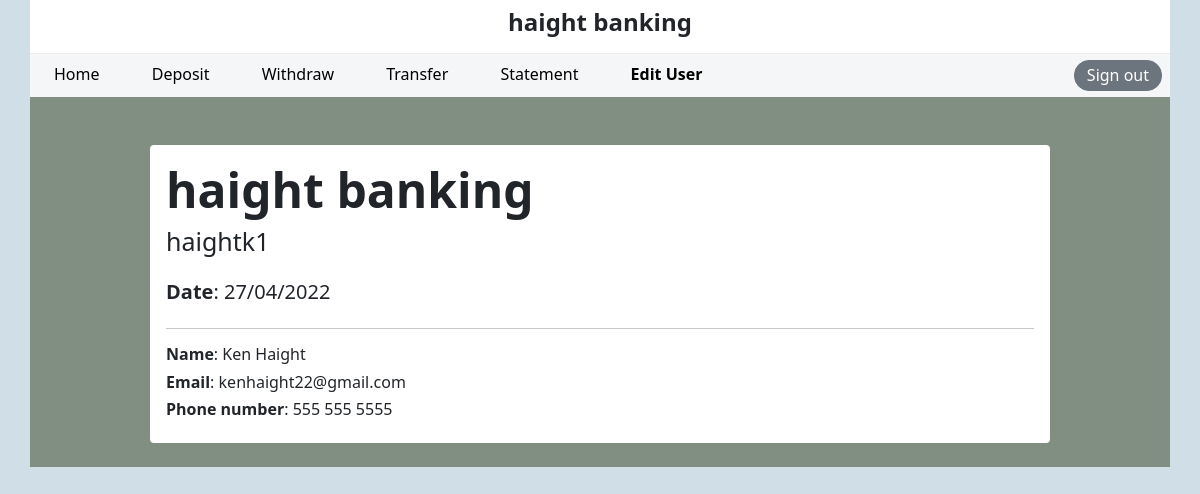
Page /edit.php (signed in) on the committed database.
### tables this page shows
CREATE TABLE `users` (
  `user_id` int(11) NOT NULL,
  `first_name` varchar(20) NOT NULL,
  `last_name` varchar(20) DEFAULT NULL,
  `email_address` varchar(255) NOT NULL,
  `phone_number` varchar(15) NOT NULL,
  `username` varchar(30) NOT NULL,
  `password` varchar(255) NOT NULL
);

### edit.php (the view, shortened to what this page needs)
<?php
$user_id = $_SESSION["user_id"];
$pdo = get_database_connection();
$statement = $pdo->prepare("SELECT * FROM users WHERE user_id=?");
$statement->execute(array($user_id));
$row = $statement->fetch();
$username = $row['username'];
$first = $row['first_name'];
$last  = $row['last_name'];
$email = $row['email_address'];
$phone = $row['phone_number'];
?>
<!doctype html>
<html>
  <head>
    <link rel="stylesheet" href="https://cdn.jsdelivr.net/npm/bootstrap@5.1.3/dist/css/bootstrap.min.css">
    <link rel="stylesheet" href="css/account.css">
    <link rel="stylesheet" href="css/statement.css">
  </head>
  <body>
    <div class="container px-0" style="background: #fff;">
        <header class="py-2 text-center print-hidden">
            <div class="container-fluid">
                <h4 class="fw-bold">haight banking</h1>
            </div>
        </header>
        <nav class="py-2 pb-1 d-flex flex-row print-hidden">
            <div class="flex-grow-1">
                <a class="mx-4" href="account.php">Home</a>
                <a class="mx-4" href="deposit.php">Deposit</a>
                <a class="mx-4" href="withdraw.php">Withdraw</a>
                <a class="mx-4" href="transfer.php">Transfer</a>
                <a class="mx-4" href="statement.php">Statement</a>
                <a class="mx-4 fw-bold" href="edit.php">Edit User</a>
            </div>
            <div>
                <a href="logout.php" class="btn btn-secondary mx-2" id="sign-out-btn">Sign out</a>
            </div>
        </nav>
        <div class="py-4" style="background-color: #5B6C5DC4;">
            <div class="mx-auto mt-4 p-3 rounded" style="background: #fff; width: 900px;" id="statement">
                <div class="mb-3">
                    <h1 class="display-5 fw-bold">haight banking</h1>
                    <h5 class="display-6" style="font-size: 25px;"><?= "$username" ?></h5>
                </div>
                <h5 class="my-4"><b>Date</b>: <?= date('d/m/Y') ?></h5>
                <hr>
                <div>
                    <h6><b>Name</b>: <?= "$first $last" ?></h6>
                    <h6><b>Email</b>: <?= $email ?></h6>
                    <h6><b>Phone number</b>: <?= $phone ?></h6>
                </div>
            </div>
        </div>
    </div>
  </body>
</html>

### css/account.css (style rules this page uses)
body { background-color: #CFDEE7; }
header { border-bottom: 0.5px solid #eee; }
nav { background-color: #f5f6f7; }
nav a { color: #000; text-decoration: none; }
#sign-out-btn { color: white; border-radius: 15px; padding: 2.5px 12px; position: relative; bottom: 2px; }

### rows in the picture
users: username "haightk1", first_name "Ken", last_name "Haight", email_address "kenhaight22@gmail.com", phone_number "555 555 5555"
